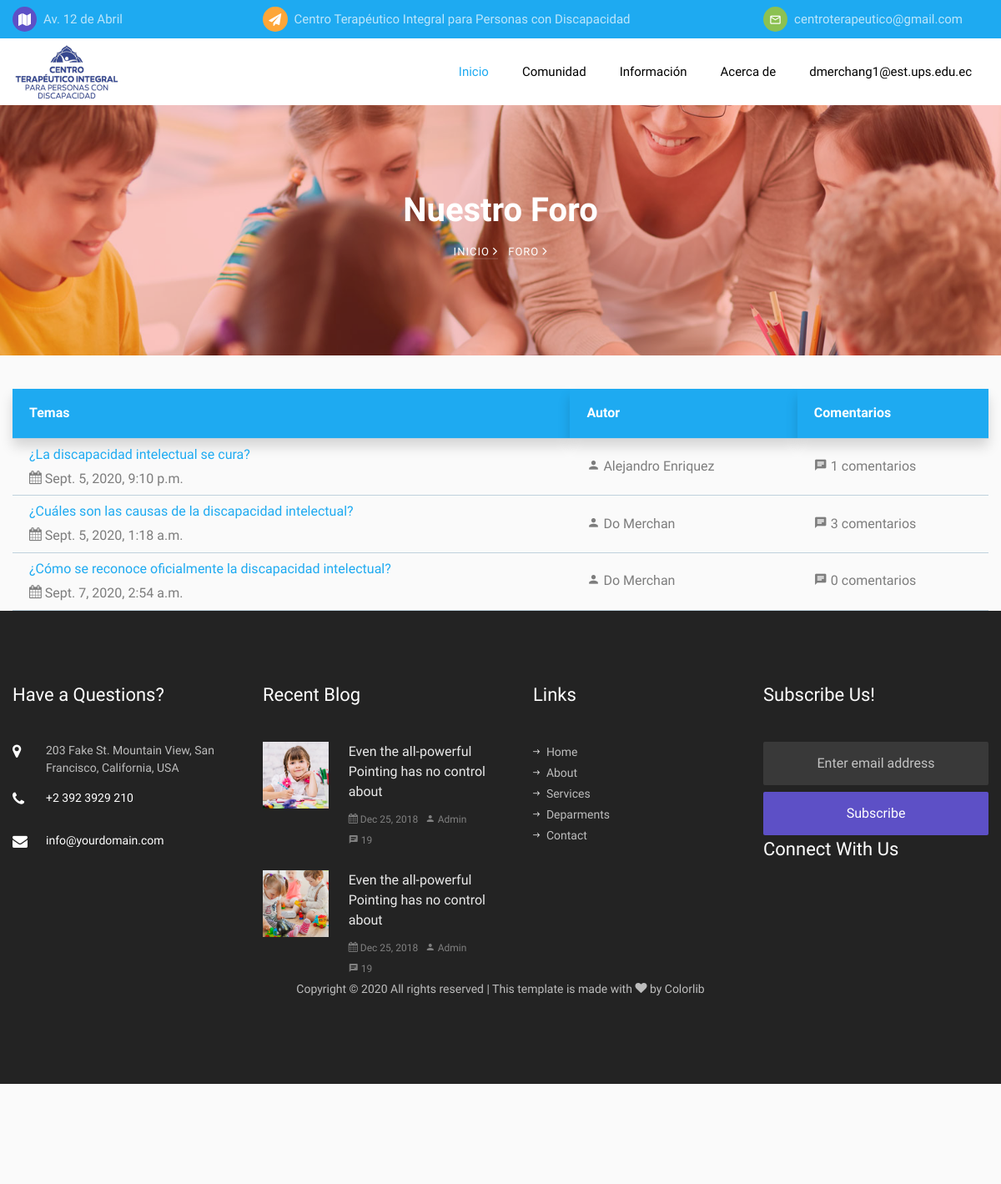
The page /blog.html (signed in) on the database its author committed.
### website/models.py (models this page shows, shortened)
class Therapeutic_center(models.Model):
    name = models.CharField(max_length=100)
    direction = models.ForeignKey('Direction', on_delete=models.DO_NOTHING, null=True)
    phone_number_1 = models.PositiveIntegerField()
    phone_number_2 = models.PositiveIntegerField()
    email = models.EmailField(max_length=250)
    bank_name = models.CharField(max_length=100)
    bank_account = models.CharField(max_length=10)
    bank_id_card = models.CharField(max_length=10)

class Direction(models.Model):
    main_street = models.CharField(max_length=250)
    secondary_street = models.CharField(max_length=250, null=True)
    house_number = models.CharField(max_length=5, null=True)
    reference = models.TextField()

class Forum_entry(models.Model):
    representative = models.ForeignKey(User, on_delete=models.SET_NULL, null=True)
    subject = models.CharField(max_length=200)
    description = models.TextField(max_length=5000)
    date = models.DateTimeField(auto_now_add=True)

class User(models.Model):
    MALE = 'M'
    FEMALE = 'F'
    SEX_OPTIONS = [
        (MALE, 'Masculino'),
        (FEMALE, 'Femenino'),
    ]
    ADMINISTRATOR = 'AD'
    THERAPIST = 'TR'
    REPRESENTATIVE = 'RP'
    ROL_OPTIONS = [
        (ADMINISTRATOR, 'Administrador'),
        (THERAPIST, 'Terapeuta'),
        (REPRESENTATIVE, 'Representante'),
    ]
    first_name = models.CharField(max_length=150)
    last_name = models.CharField(max_length=150)
    identity_card = models.CharField(max_length=10)
    registration_date = models.DateTimeField(auto_now_add=True)
    rol = models.CharField(max_length=2, choices=ROL_OPTIONS, default=REPRESENTATIVE)
    birth = models.DateField()
    sex = models.CharField(max_length=1, choices=SEX_OPTIONS, default=MALE)
    civil_status = models.CharField(max_length=150, null=True)
    phone_number_1 = models.PositiveIntegerField()
    phone_number_2 = models.PositiveIntegerField(null=True)
    email = models.EmailField(max_length=250)
    password = models.CharField(max_length=25)
    direction = models.ForeignKey('Direction', on_delete=models.DO_NOTHING, null=True)
    job_title = models.CharField(max_length=500, null=True)
    degree = models.CharField(max_length=500, null=True)
    biography = models.TextField(null=True)
    def __str__(self):
        return self.first_name + ' ' + self.last_name

### website/views.py (the view)
# urls.py: path('blog.html', views.blog, name='blog'),
def blog(request):
    entries = Forum_entry.objects.all().annotate(responses=Count('forum_response'))
    return render(request, 'blog.html', {'center_data':center_data, 'entries':entries})

### templates/blog.html (shortened to what this page needs)
<!DOCTYPE html>
<html lang="en">
<head>
    {% include 'includes/head.html'%} {% block head %} {% endblock %}
</head>
<body>
    {% include 'includes/header.html'%} {% block header %} {% endblock %} {% include 'includes/navbar.html'%} {% block navbar %} {% endblock %}
    <section class="hero-wrap hero-wrap-2" style="background-image: url('/static/website/images/bg_3.jpg');">
        <div class="overlay"></div>
        <div class="container">
            <div class="row no-gutters slider-text align-items-center justify-content-center">
                <div class="col-md-9 ftco-animate text-center">
                    <h1 class="mb-2 bread">Nuestro Foro</h1>
                    <p class="breadcrumbs"><span class="mr-2"><a href="index.html">Inicio <i class="ion-ios-arrow-forward"></i></a></span> <span>Foro <i class="ion-ios-arrow-forward"></i></span></p>
                </div>
            </div>
        </div>
    </section>
    <section class="forum-section bg-light">
        <div class="container ftco-animate">
            <table class="forum-entry-table">
                <tr>
                    <th class="bg-primary">Temas</th>
                    <th class="bg-primary">Autor</th>
                    <th class="bg-primary">Comentarios</th>
                </tr>
                {%for entry in entries%}
                <tr>
                    <td>
                        <a href="/blog-single.html/{{entry.id}}">{{entry.subject}}</a><br>
                        <span class="icon-calendar"></span> {{ entry.date }}
                    </td>
                    <td><span class="icon-person"></span> {{ entry.representative }}</td>
                    <td> <span class="icon-chat"></span> {{ entry.responses }} comentarios</td>
                </tr>
                {%endfor%}
            </table>
        </div>
     {% include 'includes/footer.html'%} {% block footer %} {% endblock %}
</body>
</html>

### templates/includes/header.html (shortened to what this page needs)
<div class="py-2 bg-primary">
    <div class="container">
        <div class="row no-gutters d-flex align-items-start align-items-center px-3 px-md-0">
            <div class="col-lg-12 d-block">
                <div class="row d-flex">
                    <div class="col-md-5 pr-4 d-flex topper align-items-center width-25">
                        <div class="icon bg-fifth mr-2 d-flex justify-content-center align-items-center"><span class="icon-map"></span></div>
                        <span class="text">{{ center_data.direction.main_street }}</span>
                    </div>
                    <div class="col-md pr-4 d-flex topper align-items-center width-50">
                        <div class="icon bg-secondary mr-2 d-flex justify-content-center align-items-center"><span class="icon-paper-plane"></span></div>
                        <span class="text"><a class="text" class="nav-link">{{ center_data.name }}</a></span>
                    </div>
                    <div class="col-md pr-4 d-flex topper align-items-center width-25">
                        <div class="icon bg-tertiary mr-2 d-flex justify-content-center align-items-center"><span class="icon-mail_outline"></span></div>
                        <span class="text"><a class="text" class="nav-link">{{ center_data.email }}</a></span>
                    </div>
                </div>
            </div>
        </div>
    </div>
</div>

### static/website/css/icomoon.css (style rules this page uses)
[class^="icon-"], [class*=" icon-"] { font-family: 'icomoon' !important; speak: none; font-style: normal; font-weight: normal; font-variant: normal; text-transform: none; line-height: 1; -webkit-font-smoothing: antialiased; -moz-osx-font-smoothing: grayscale; }
.icon-calendar:before { content: "\f073"; }
.icon-paper-plane:before { content: "\f1d8"; }
.icon-map:before { content: "\f279"; }
.icon-chat:before { content: "\e0b7"; }
.icon-mail_outline:before { content: "\e0e1"; }
.icon-person:before { content: "\e7fd"; }

### static/website/css/my-style.css (style rules this page uses)
.forum-section { padding-top: 40px; padding-bottom: 120px; }
.forum-entry-table { width: 100%; }
.forum-entry-table td, .forum-entry-table th { padding: 5px 20px; }
.forum-entry-table tr { border-bottom: solid 1px rgb(191, 210, 221); }
.forum-entry-table th { padding: 15px 20px; color: #fff; box-shadow: 0px 10px 14px rgba(0, 0, 0, 0.15); margin-bottom: 10px; }

### templates/includes/header.html (style rules this page uses)
.width-25 { max-width: 25%; }

### rows shown on the page
Therapeutic_center: direction.main_street "Av. 12 de Abril", name "Centro Terapéutico Integral para Personas con Discapacidad", email "centroterapeutico@gmail.com"
Forum_entry: subject "¿La discapacidad intelectual se cura?", date "Sept. 5, 2020, 9:10 p.m.", representative "Alejandro Enriquez", responses "1"
Forum_entry: subject "¿Cuáles son las causas de la discapacidad intelectual?", date "Sept. 5, 2020, 1:18 a.m.", representative "Do Merchan", responses "3"
Forum_entry: subject "¿Cómo se reconoce oficialmente la discapacidad intelectual?", date "Sept. 7, 2020, 2:54 a.m.", representative "Do Merchan", responses "0"

### other values the page prints
{{ request.session.user_email }} "dmerchang1@est.ups.edu.ec"
